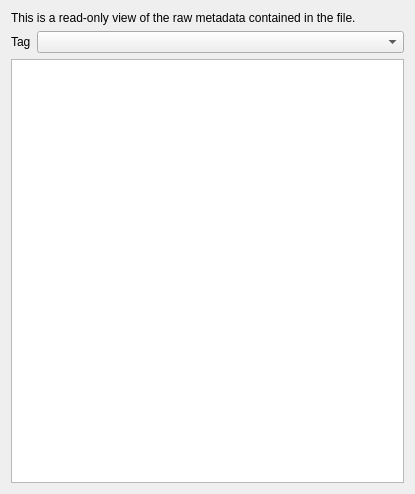
<?xml version="1.0" encoding="UTF-8"?>
<ui version="4.0">
 <class>RawData</class>
 <widget class="QWidget" name="RawData">
  <property name="geometry">
   <rect>
    <x>0</x>
    <y>0</y>
    <width>415</width>
    <height>494</height>
   </rect>
  </property>
  <property name="windowTitle">
   <string>Form</string>
  </property>
  <layout class="QGridLayout" name="gridLayout">
   <item row="0" column="0" colspan="2">
    <widget class="QLabel" name="label_2">
     <property name="text">
      <string>This is a read-only view of the raw metadata contained in the file.</string>
     </property>
     <property name="wordWrap">
      <bool>true</bool>
     </property>
    </widget>
   </item>
   <item row="1" column="0">
    <widget class="QLabel" name="label">
     <property name="text">
      <string>Tag</string>
     </property>
    </widget>
   </item>
   <item row="1" column="1">
    <widget class="QComboBox" name="comboBox">
     <property name="sizePolicy">
      <sizepolicy hsizetype="MinimumExpanding" vsizetype="Fixed">
       <horstretch>0</horstretch>
       <verstretch>0</verstretch>
      </sizepolicy>
     </property>
    </widget>
   </item>
   <item row="2" column="0" colspan="2">
    <widget class="QTreeView" name="treeView">
     <property name="editTriggers">
      <set>QAbstractItemView::NoEditTriggers</set>
     </property>
     <property name="alternatingRowColors">
      <bool>true</bool>
     </property>
     <property name="uniformRowHeights">
      <bool>true</bool>
     </property>
     <property name="animated">
      <bool>true</bool>
     </property>
     <property name="headerHidden">
      <bool>false</bool>
     </property>
     <attribute name="headerCascadingSectionResizes">
      <bool>true</bool>
     </attribute>
     <attribute name="headerDefaultSectionSize">
      <number>100</number>
     </attribute>
    </widget>
   </item>
  </layout>
 </widget>
 <resources/>
 <connections>
  <connection>
   <sender>comboBox</sender>
   <signal>currentIndexChanged(QString)</signal>
   <receiver>RawData</receiver>
   <slot>selectTag(QString)</slot>
   <hints>
    <hint type="sourcelabel">
     <x>207</x>
     <y>20</y>
    </hint>
    <hint type="destinationlabel">
     <x>207</x>
     <y>246</y>
    </hint>
   </hints>
  </connection>
 </connections>
 <slots>
  <slot>selectTag(QString)</slot>
 </slots>
</ui>
